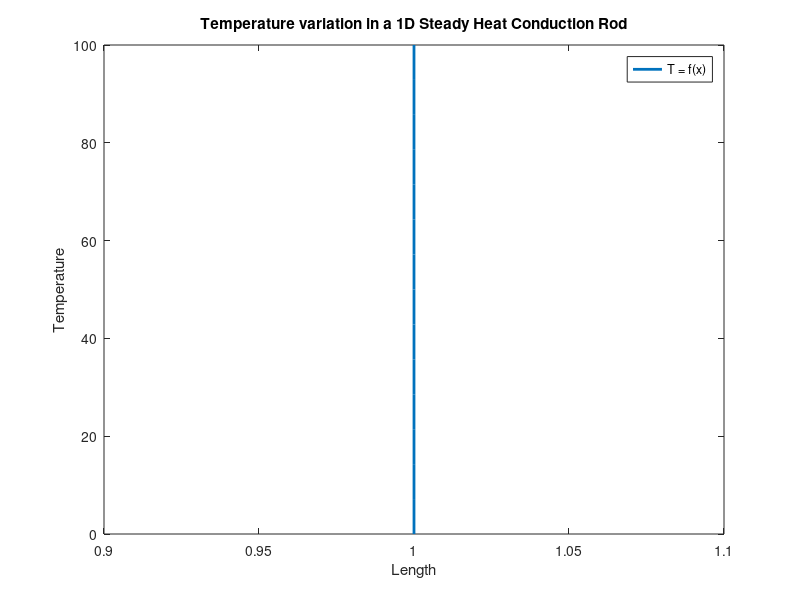

Write MATLAB code to recreate this figure.
%Point Successive Over-Relaxation Method (PSOR) for Steady State 1D Heat Conduction

n = 15; %Defining number of nodes
L = 1; %Length of the domain (SI Units)

N = 0; %Iteration Counter => gives the total number of iterations taken to arrive at the approximate answer

%Initializing the Temperature matrix
T = zeros(1,n); %Initializes a "1 x n" matrix for temperature

%Boundary Conditions
%TA = 100; => Left Boundary Node
%TB = 0;   => Right Boundary Node
T(1,1) = 100;
T(1,n) = 0;

%Relaxation Parameter (Used for PSOR)
w = 1.8; %In general 1<w<2
%If w = 1, we arrive at the solution based on Gauss Seidel Method but with a lot more number of iterations

%Algorithm
error = 1; %Error initially; %Can be arbitrary
epsilon = 0.000001; %Allowable Tolerance
%IF ERROR <= EPSILON, we arrive at our solution for "N" number of iterations at the end

while error>=epsilon %This step goes on as long as Max error in the "T matrix" is greater than or equal to the Tolerance (Epsilon)

  T_old = T; %T_old refers to the T obtained in the previous iteration.
  
  N = N+1; %Iteration counter incremented for every iteration that the "while loop" takes
    
  for i=2:n-1 %This loop runs for obtaining all the Temperature values for all the "INTERNAL NODES".
    T(i) = (1-w)*T_old(i) + (w/2)*(T(i-1) + T_old(i+1));
  end
  
  error = max(abs(T-T_old));
end

%Results
T %Displays the approximated Temperature Matrix
N %Displays the number of iterations took to arrive at the final values
  
%Plots
x = linspace(1,L,n);
plot(x,T,'LineWidth',2)
xlabel('Length')
ylabel('Temperature')
title('Temperature variation in a 1D Steady Heat Conduction Rod')
legend('T = f(x)')
